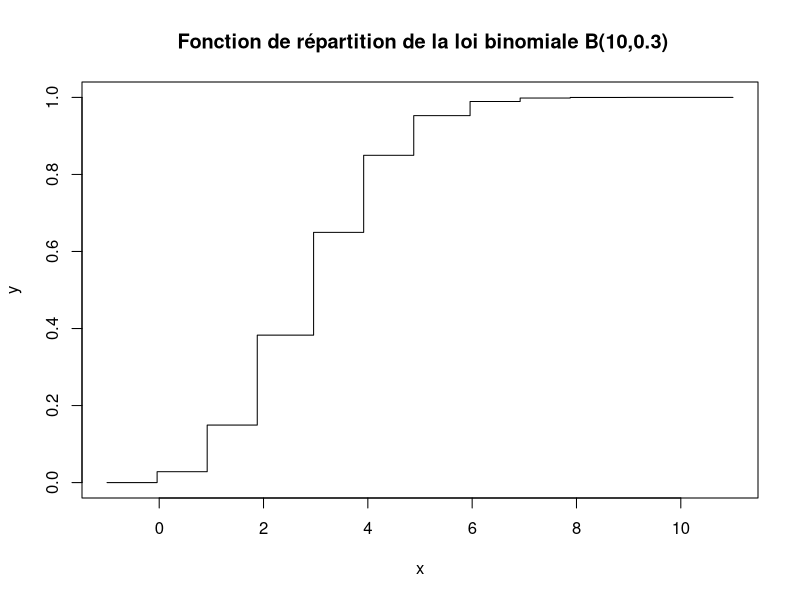
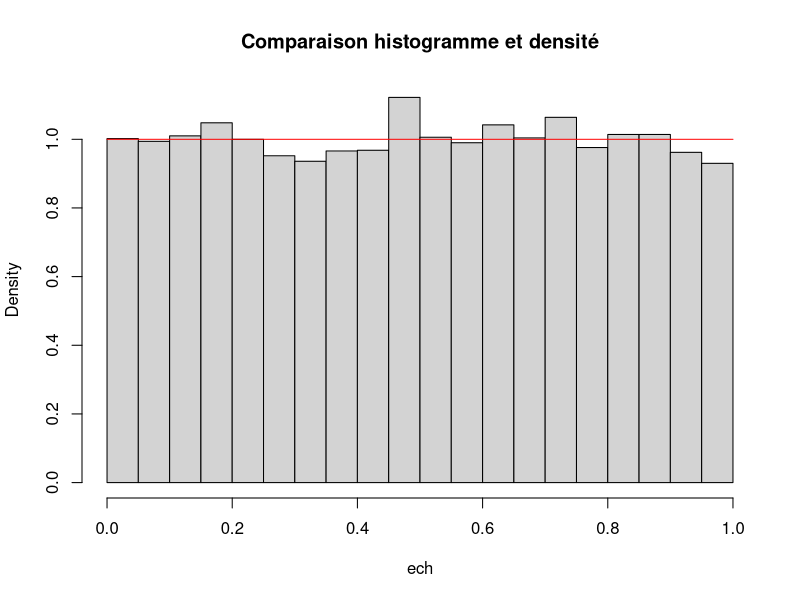
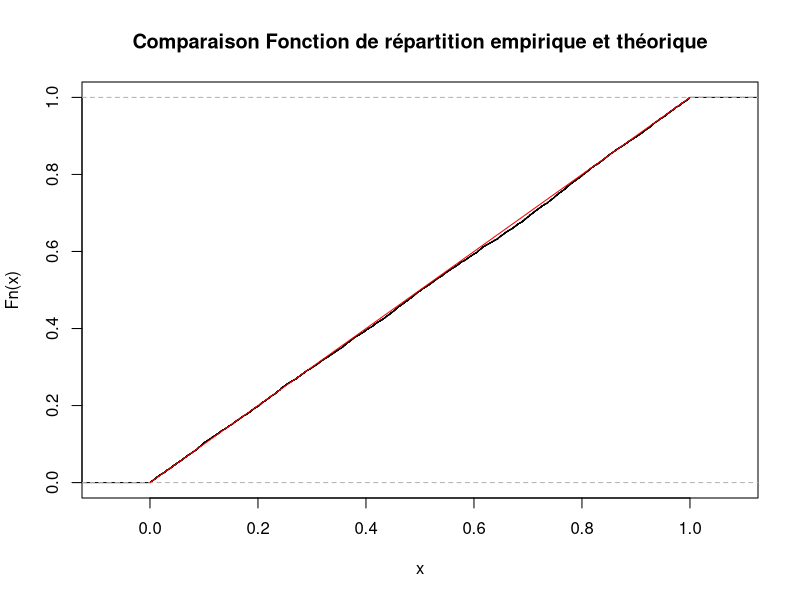
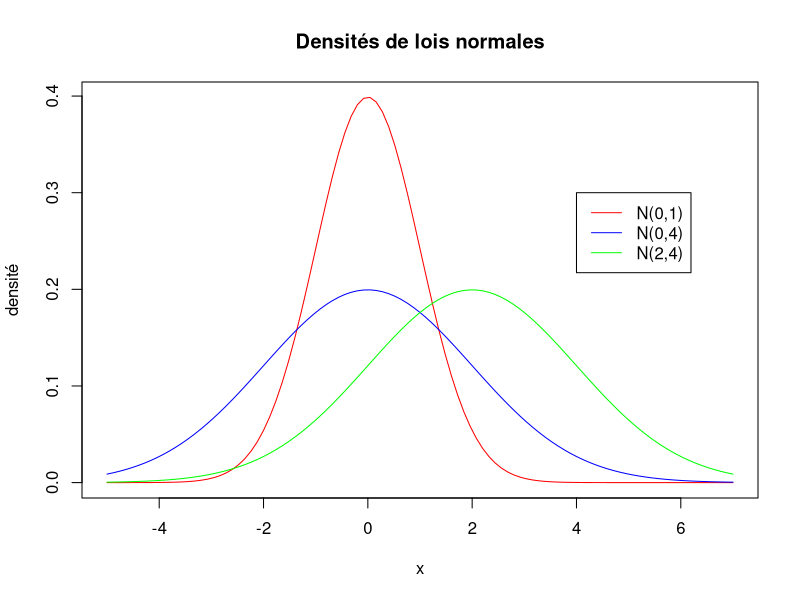
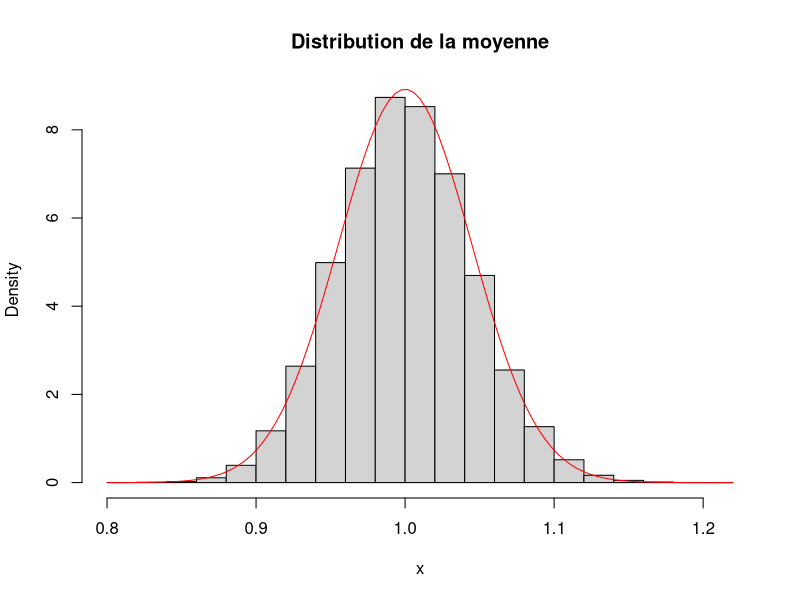

These charts were generated, in order, by the following R code:
## ---- chunk 1
curve(pbinom(x,size=10,prob = 0.3),type="S",from = -1,to=11,ylab="y",
main=" Fonction de répartition de la loi binomiale B(10,0.3)")
## ---- chunk 2
n<-10000
ech<-runif(n)
hist(ech,probability = T,main="Comparaison histogramme et densité")
curve(dunif,from = 0,to = 1,add = T,col ="red")
## ---- chunk 3
n<-10000
ech<-runif(n)
plot(ecdf(ech),main="Comparaison Fonction de répartition empirique et théorique")
curve(punif,from = 0,to = 1,add = T,col ="red")
## ---- chunk 4
curve(dnorm(x,0,1),from = -5,to = 7,col="red",main="Densités de lois normales",ylab="densité")
curve(dnorm(x,0,2),from = -5,to = 7,col="blue",add = TRUE)
curve(dnorm(x,2,2),from = -5,to = 7,col="green",add = TRUE)
legend(4,0.3,legend=c("N(0,1)","N(0,4)","N(2,4)"),col = c("red","blue","green"),lty=1)
## ---- chunk 5
N<- 10000  # nombre de simulations
x<-runif(N) # échantillon iid de loi Uniforme sur [0,1]
res<-mean(sqrt(1-x^2))
4*res # Approximation de Pi
## ---- chunk 6
n<-500  # taille de l'échantillon i.i.d.
N<-100000   # Nombre de répétitions
donnees<-replicate(N,rexp(n,1))
hist(colMeans(donnees),freq=F,main="Distribution de la moyenne",xlab="x",nclass = 20)
curve(dnorm(x,1,sqrt(1/n)),add = T,col="red")
